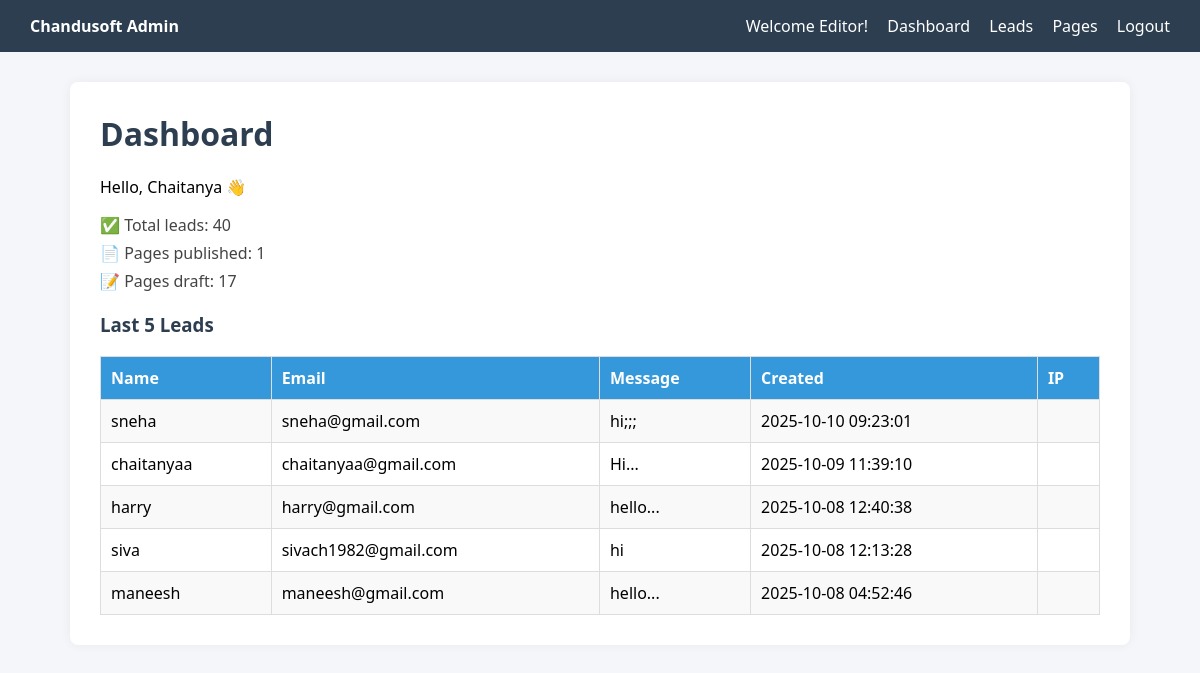
The page /dashboard.php (signed in) on the database its author committed.
### tables this page shows
CREATE TABLE `leads` (
  `id` int NOT NULL AUTO_INCREMENT,
  `name` varchar(100) NOT NULL,
  `email` varchar(100) NOT NULL,
  `message` text NOT NULL,
  `created_at` timestamp NULL DEFAULT CURRENT_TIMESTAMP,
  `ip` varchar(45) DEFAULT NULL,
  PRIMARY KEY (`id`)
);

### dashboard.php (the view, shortened to what this page needs)
<?php
require 'db.php';
$user = $_SESSION['user'];
$name = htmlspecialchars($user['name']);
$role = $user['role'] ?? 'user';
$totalLeads = $pdo->query("SELECT COUNT(*) FROM leads")->fetchColumn();
$publishedPages = $pdo->query("SELECT COUNT(*) FROM pages WHERE status = 'published'")->fetchColumn();
$draftPages = $pdo->query("SELECT COUNT(*) FROM pages WHERE status = 'draft'")->fetchColumn();
$stmt = $pdo->query("SELECT name, email, message, created_at FROM leads ORDER BY id DESC LIMIT 5");
$leads = $stmt->fetchAll(PDO::FETCH_ASSOC);
?>
<!DOCTYPE html>
<html>
<head>
</head>
<body>
<div class="navbar">
  <div><strong>Chandusoft Admin</strong></div>
  <div>
    <span>Welcome <?= htmlspecialchars(ucfirst($role)) ?>!</span>
    <a href="dashboard.php">Dashboard</a>
    <a href="admin-leads.php">Leads</a>
    <a href="pages.php">Pages</a>
    <a href="logout.php">Logout</a>
  </div>
</div>
<div class="container">
  <h1>Dashboard</h1>
  <p>Hello, <?= $name ?> 👋</p>
  <ul class="stats">
    <li>✅ Total leads: <?= $totalLeads ?></li>
    <li>📄 Pages published: <?= $publishedPages ?></li>
    <li>📝 Pages draft: <?= $draftPages ?></li>
  </ul>
  <h3>Last 5 Leads</h3>
  <table>
    <tr>
      <th>Name</th>
      <th>Email</th>
      <th>Message</th>
      <th>Created</th>
     <th>IP</th>
    </tr>
    <?php foreach ($leads as $lead): ?>
      <tr>
        <td><?= htmlspecialchars($lead['name']) ?></td>
        <td><?= htmlspecialchars($lead['email']) ?></td>
        <td><?= htmlspecialchars($lead['message']) ?></td>
        <td><?= htmlspecialchars($lead['created_at']) ?></td>
        <td><?= isset($lead['ip']) ? htmlspecialchars($lead['ip']) : '' ?></td>
      </tr>
    <?php endforeach; ?>
  </table>
</div>
</body>
</html>

### dashboard.php (style rules this page uses)
body { font-family: 'Segoe UI', sans-serif; background-color: #f4f6fa; margin: 0; padding: 0; }
.navbar { background-color: #2c3e50; padding: 15px 30px; display: flex; justify-content: space-between; align-items: center; color: white; }
.navbar a { color: white; margin-left: 15px; text-decoration: none; }
.container { max-width: 1000px; margin: 30px auto; background: white; padding: 30px; border-radius: 8px; box-shadow: 0 0 12px rgba(0, 0, 0, 0.05); }
h1, h2, h3 { margin-top: 0; color: #2c3e50; }
.stats { margin-bottom: 20px; list-style: none; padding: 0; }
.stats li { margin-bottom: 6px; color: #444; }
table { width: 100%; border-collapse: collapse; margin-top: 15px; }
th, td { padding: 10px; border: 1px solid #ddd; text-align: left; }
th { background-color: #3498db; color: white; }
tr:nth-child(even) { background-color: #f9f9f9; }

### rows shown on the page
leads: name "sneha", email "sneha@gmail.com", message "hi;;;", created_at "2025-10-10 09:23:01"
leads: name "chaitanyaa", email "chaitanyaa@gmail.com", message "Hi...", created_at "2025-10-09 11:39:10"
leads: name "harry", email "harry@gmail.com", message "hello...", created_at "2025-10-08 12:40:38"
leads: name "siva", email "sivach1982@gmail.com", message "hi", created_at "2025-10-08 12:13:28"
leads: name "maneesh", email "maneesh@gmail.com", message "hello...", created_at "2025-10-08 04:52:46"

### other values the page prints
$role "Editor"
$name "Chaitanya"
$totalLeads "40"
$publishedPages "1"
$draftPages "17"
